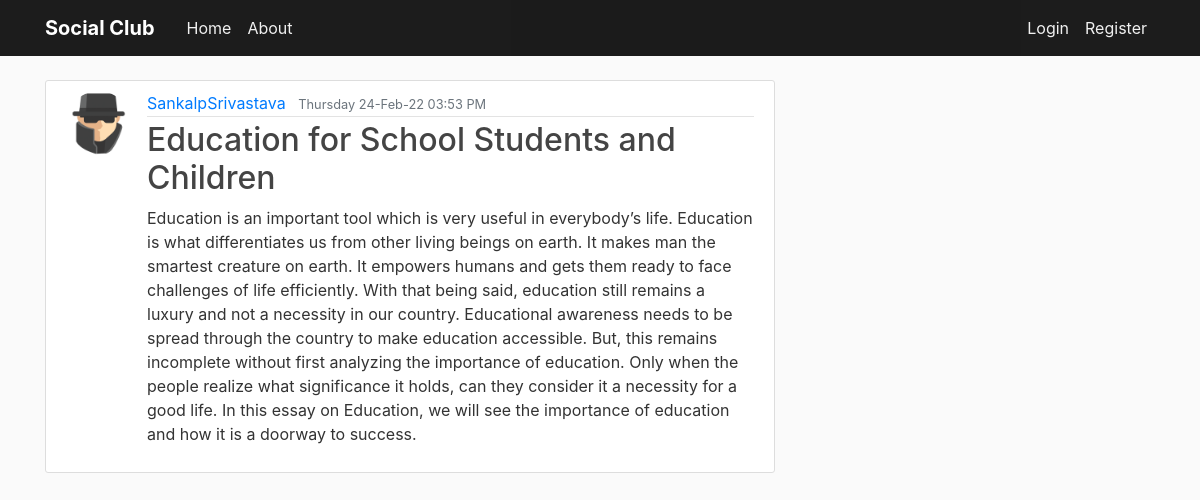
Page /post/27 on the committed database.
### flaskblog/models.py (models this page shows, shortened)
class User(db.Model,UserMixin):
    id = db.Column(db.Integer, primary_key=True)
    username = db.Column(db.String(20), unique=True, nullable=False)
    email = db.Column(db.String(120), unique=True, nullable=False)
    image_file = db.Column(db.String(20), nullable=False,
                           default='default.jpg')
    password = db.Column(db.String(60), nullable=False)
    date_of_join = db.Column(db.DateTime,default=datetime.utcnow())
    posts = db.relationship('Post', backref='author', lazy=True)

class Post(db.Model):
    id = db.Column(db.Integer, primary_key=True)
    title = db.Column(db.String(100), nullable=False)
    date_posted = db.Column(db.DateTime, nullable=False,
                            default=datetime.utcnow)
    content = db.Column(db.Text, nullable=False)
    user_id = db.Column(db.Integer, db.ForeignKey('user.id'), nullable=False)
    post_edited = db.Column(db.Boolean,unique=False, default=False)

### flaskblog/posts/routes.py (the view)
@posts.route('/post/<int:post_id>')
def post(post_id):
    post = Post.query.get_or_404(post_id)
    return render_template('post.html',title=post.title,post=post,timezone=timezone)

### flaskblog/templates/post.html (shortened to what this page needs)
{% extends "layout.html" %}
{% block content %}
<article class="media content-section">
    <image class ="rounded-circle article-img" src ="{{url_for('static',filename='profile_pics/'+post.author.image_file)}}"></image>
    <div class="media-body">
        <div class="article-metadata">
            <a class="mr-2" href="#">{{ post.author.username }}</a>
            {%if post.post_edited %}
            <small class="text-muted">{{ post.date_posted.replace(tzinfo=timezone.utc).astimezone(tz=None).strftime('%A %d-%b-%y %I:%M %p') }} (Edited)</small>
            {%else%}
            <small class="text-muted">{{ post.date_posted.replace(tzinfo=timezone.utc).astimezone(tz=None).strftime('%A %d-%b-%y %I:%M %p') }}</small>
            {%endif%}
        </div>
        <h2 class = "article-title">{{ post.title }}</h2>
        <p class="article-content">{{ post.content }}</p>
    </div>
</article>
{% endblock content %}

### flaskblog/static/main.css (style rules this page uses)
body { background: #fafafa; color: #333333; margin-top: 5rem; }
h1, h2, h3, h4, h5, h6 { color: #444444; }
.content-section { background: #ffffff; padding: 10px 20px; border: 1px solid #dddddd; border-radius: 3px; margin-bottom: 20px; }
.article-title { color: #444444; }
.article-content { white-space: pre-line; }
.article-img { height: 65px; width: 65px; margin-right: 16px; }
.article-metadata { padding-bottom: 1px; margin-bottom: 4px; border-bottom: 1px solid #e3e3e3 }

### rows in the picture
User: image_file (placeholder picture), author.username "SankalpSrivastava"
Post: date_posted.replace "Thursday 24-Feb-22 03:53 PM", title "Education for School Students and Children", content "Education is an important tool which is very useful in everybody’s life. Education is what differentiates us from other living beings on earth. It makes man the smartest creature on earth. It empowers humans and gets them ready to face challenges of life efficiently. With that being said, education still remains a luxury and not a necessity in our country. Educational awareness needs to be spread through the country to make education accessible. But, this remains incomplete without first analyzing the importance of education. Only when the people realize what significance it holds, can they consider it a necessity for a good life. In this essay on Education, we will see the importance of…"
